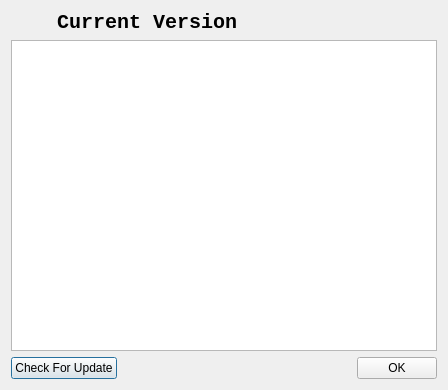
<?xml version="1.0" encoding="UTF-8"?>
<ui version="4.0">
 <class>AboutDlg</class>
 <widget class="QDialog" name="AboutDlg">
  <property name="geometry">
   <rect>
    <x>0</x>
    <y>0</y>
    <width>448</width>
    <height>390</height>
   </rect>
  </property>
  <property name="windowTitle">
   <string>About BerViewer</string>
  </property>
  <layout class="QVBoxLayout" name="verticalLayout">
   <item>
    <layout class="QHBoxLayout" name="horizontalLayout">
     <item>
      <widget class="QPushButton" name="pushButton">
       <property name="focusPolicy">
        <enum>Qt::NoFocus</enum>
       </property>
       <property name="text">
        <string/>
       </property>
       <property name="icon">
        <iconset>
         <normaloff>:/images/bereditor.png</normaloff>:/images/bereditor.png</iconset>
       </property>
       <property name="iconSize">
        <size>
         <width>32</width>
         <height>32</height>
        </size>
       </property>
       <property name="flat">
        <bool>true</bool>
       </property>
      </widget>
     </item>
     <item>
      <widget class="QLabel" name="mVersionLabel">
       <property name="font">
        <font>
         <family>Consolas</family>
         <pointsize>15</pointsize>
         <weight>75</weight>
         <bold>true</bold>
        </font>
       </property>
       <property name="text">
        <string>Current Version</string>
       </property>
      </widget>
     </item>
     <item>
      <spacer name="horizontalSpacer_2">
       <property name="orientation">
        <enum>Qt::Horizontal</enum>
       </property>
       <property name="sizeHint" stdset="0">
        <size>
         <width>40</width>
         <height>20</height>
        </size>
       </property>
      </spacer>
     </item>
    </layout>
   </item>
   <item>
    <widget class="QTextBrowser" name="mAboutText">
     <property name="openExternalLinks">
      <bool>false</bool>
     </property>
    </widget>
   </item>
   <item>
    <layout class="QHBoxLayout" name="horizontalLayout_2">
     <item>
      <widget class="QPushButton" name="mCheckUpdatBtn">
       <property name="text">
        <string>Check For Update</string>
       </property>
      </widget>
     </item>
     <item>
      <spacer name="horizontalSpacer">
       <property name="orientation">
        <enum>Qt::Horizontal</enum>
       </property>
       <property name="sizeHint" stdset="0">
        <size>
         <width>40</width>
         <height>20</height>
        </size>
       </property>
      </spacer>
     </item>
     <item>
      <widget class="QPushButton" name="mOKBtn">
       <property name="text">
        <string>OK</string>
       </property>
      </widget>
     </item>
    </layout>
   </item>
  </layout>
 </widget>
 <tabstops>
  <tabstop>mCheckUpdatBtn</tabstop>
  <tabstop>mOKBtn</tabstop>
 </tabstops>
 <resources/>
 <connections/>
</ui>
